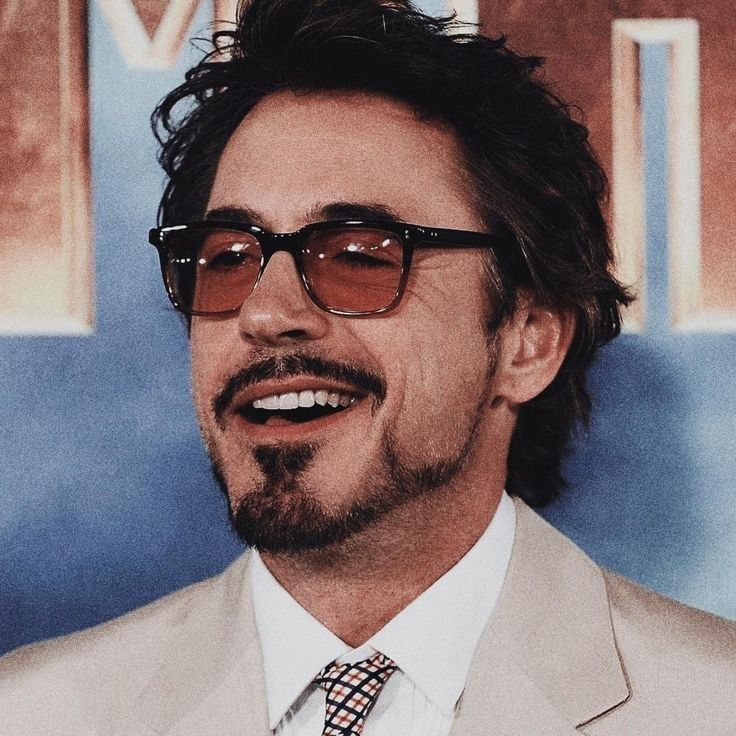
#> input picture photos/tony2.jpeg, 736 x 736 px
$ python gradients.py
#> lines starting #> are read from the running program, lines starting #| are printed output that depends on the picture; after the words box and inside, x2 and y2 are one past the last pixel; in counts of white or black regions, pixels touching at a corner belong together
import cv2 as cv
import numpy as np

img=cv.imread('photos/tony2.jpeg')
#> img is the input picture: shape (736, 736, 3); mean B, G, R 117.8, 115.3, 129.9
# cv.imshow('Original Image', img)

gray= cv.cvtColor(img, cv.COLOR_BGR2GRAY)
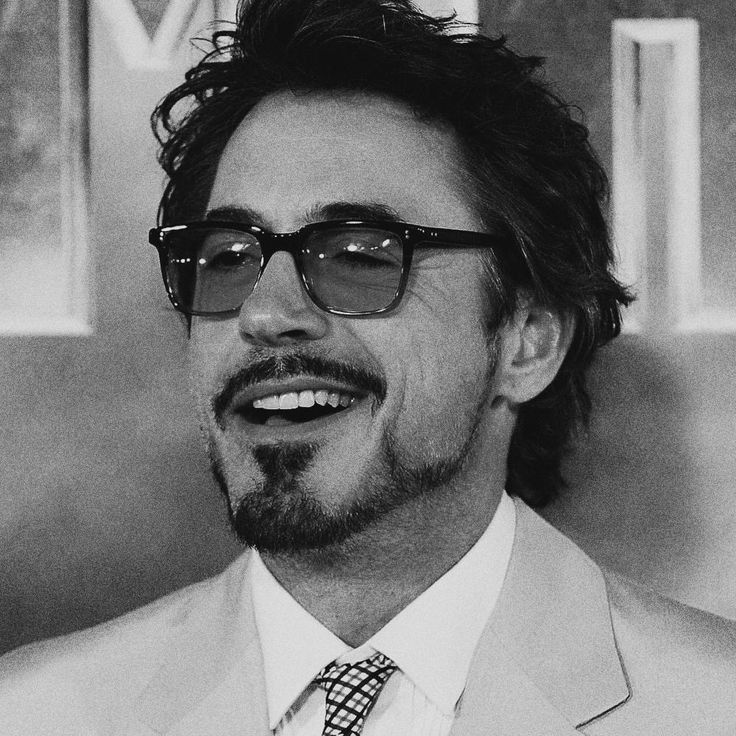
#> gray: shape (736, 736); min 0, max 254, mean 120
# cv.imshow('Gray Image', gray)

#Laplacian Gradient
lap= cv.Laplacian(gray, cv.CV_64F)
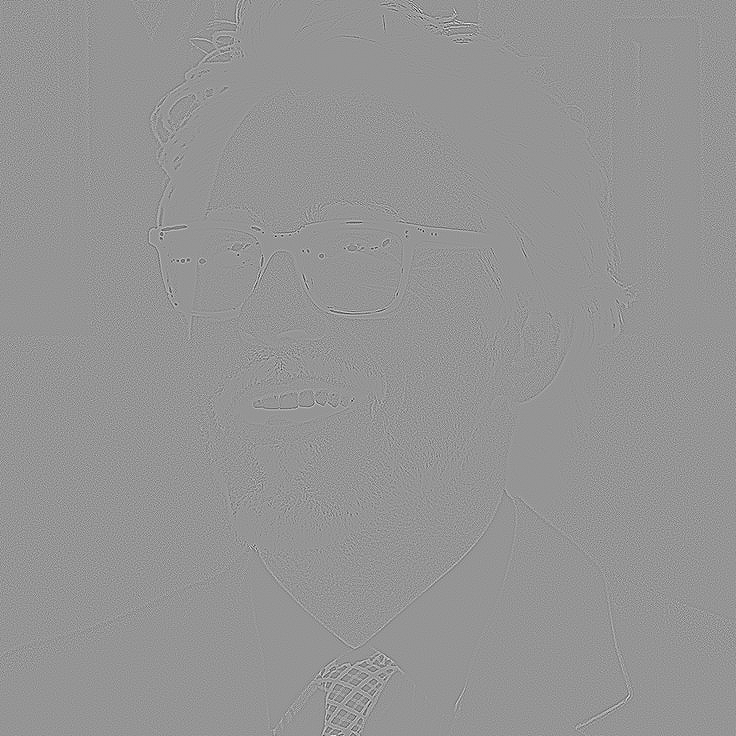
#> lap: shape (736, 736) float64; min -540, max 384, mean 0; drawn with min black and max white
lap=np.uint8(np.absolute(lap))
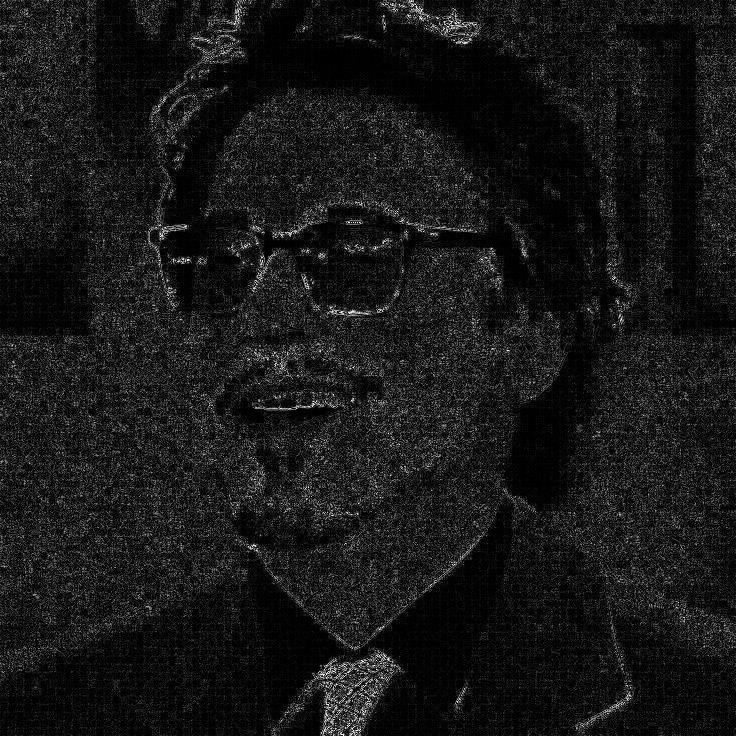
#> lap: shape (736, 736); min 0, max 255, mean 23.8
cv.imshow('Laplacian Gradient', lap)

# Sobel Gradient
sobel_x=cv.Sobel(gray,cv.CV_64F, 1, 0)
sobel_y=cv.Sobel(gray,cv.CV_64F, 0, 1)
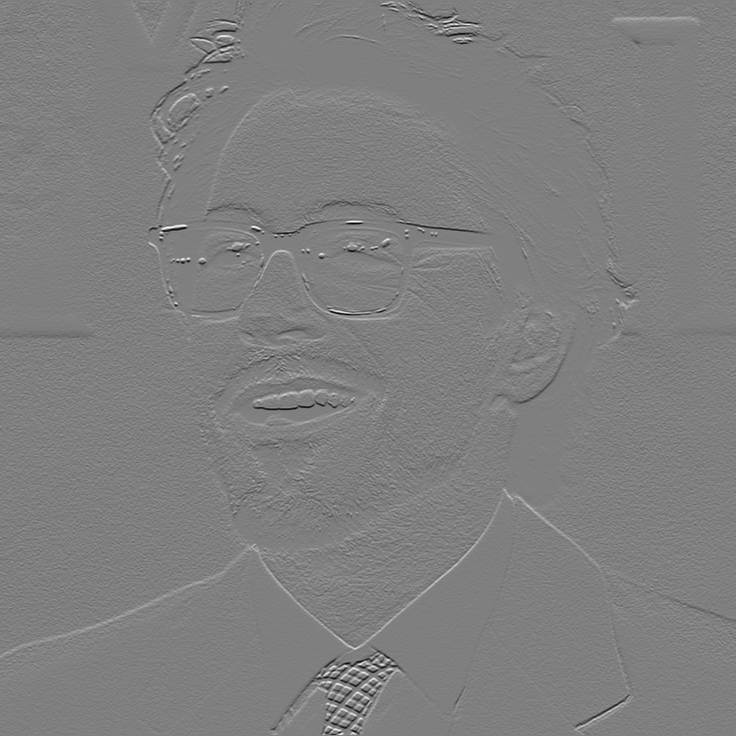
#> sobel_y: shape (736, 736) float64; min -915, max 914, mean 1; drawn with min black and max white

combined_sobel = cv.bitwise_or(sobel_x, sobel_y)
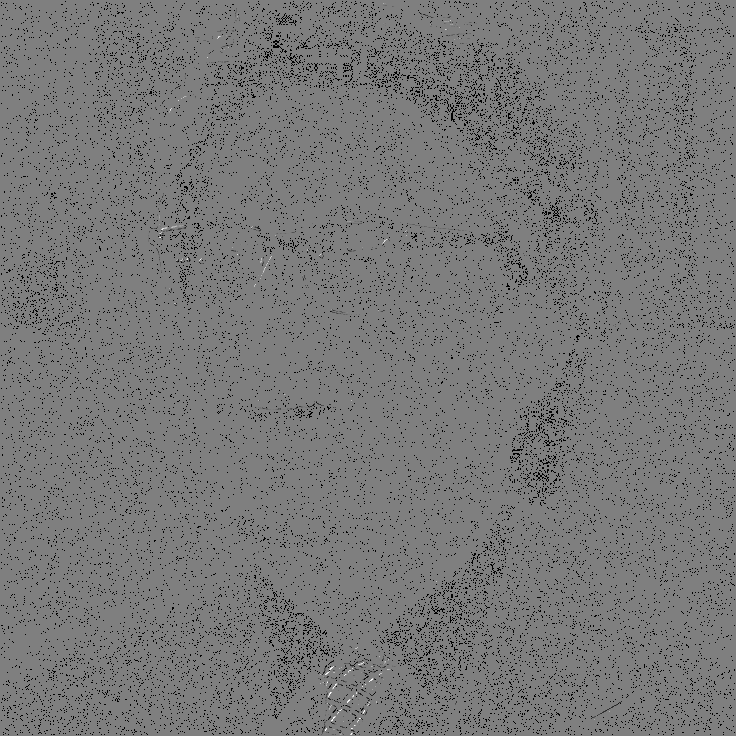
#> combined_sobel: shape (736, 736) float64; 5.28% of the values are NaN or infinite; the others: min -130944, max 130944, mean -154.2; drawn with min black, max white, NaN and infinite black
cv.imshow('Combined Sobel Gradient', combined_sobel)
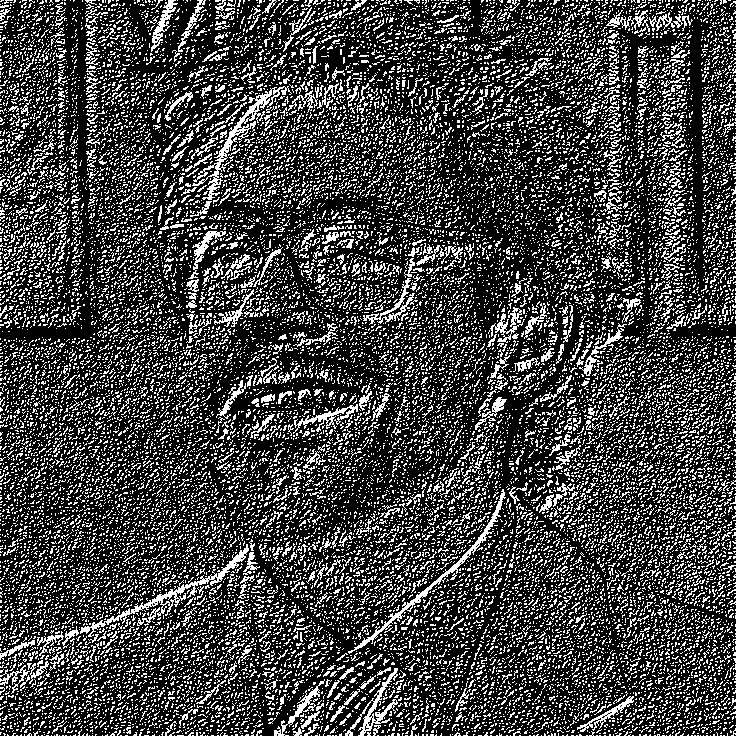
#> window 'Combined Sobel Gradient': shape (736, 736); 25.4% white in thin lines or dots

# cv.imshow('Sobel X Gradient', sobel_x )
# cv.imshow('Sobel Y Gradient', sobel_y)
canny = cv.Canny(gray, 150, 175)
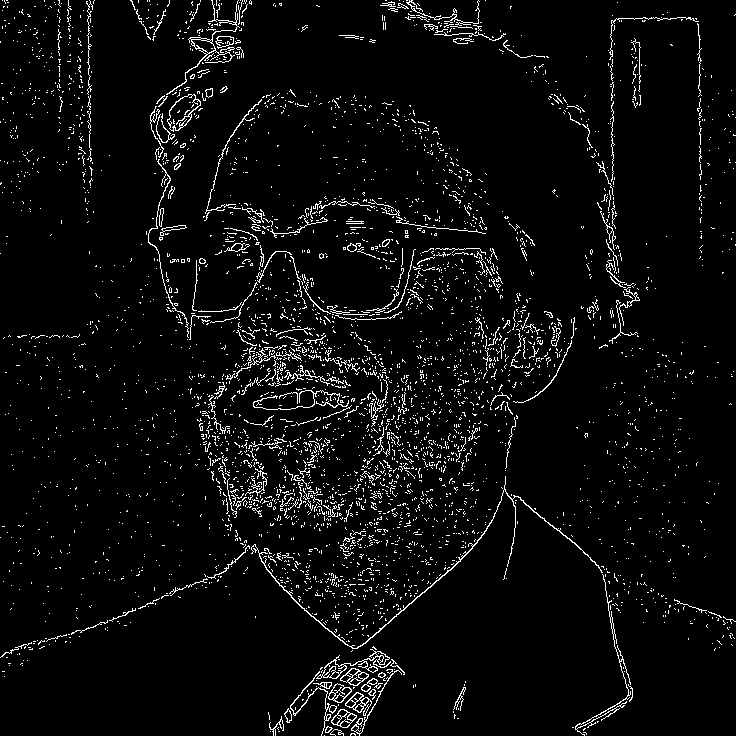
#> canny: shape (736, 736); 4.4% white in thin lines or dots
cv.imshow('Canny Edge Detection', canny)

cv.waitKey(0)
